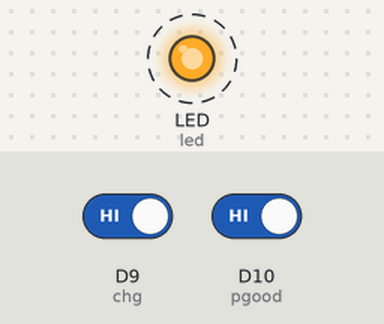
A program run on a simulated CircuitPython board. On the bench: output pins drawn as LEDs (lit = HIGH). Dashed ring = blinking. The test bench sets the inputs (shaded band); at power-on: D9 (chg) HIGH, D10 (pgood) HIGH. What the program prints to the serial console is not drawn.

Above: at 1.2 s.
1.3 s: D9 (chg) driven LOW
4.8 s: D10 (pgood) driven LOW
8.3 s: D9 (chg) driven HIGH
Timing chart, 0 to 17.8 s (numbered marks = the images above; inputs shaded):
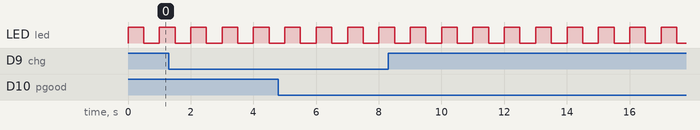

Measured:
- by itself, LED (led): alternates HIGH for 0.50 s and LOW for 0.50 s

The program:

bat_status.py
```python
# Write your code here :-)
import board
import digitalio
import time

led = digitalio.DigitalInOut(board.LED)
led.direction = digitalio.Direction.OUTPUT

chg = digitalio.DigitalInOut(board.D9)
chg.direction = digitalio.Direction.INPUT

pgood = digitalio.DigitalInOut(board.D10)
pgood.direction = digitalio.Direction.INPUT

while True:
    led.value = True
    time.sleep(0.5)
    led.value = False
    time.sleep(0.5)
    print("CHG: {} PGOOD: {}".format(not chg.value, not pgood.value))
```
